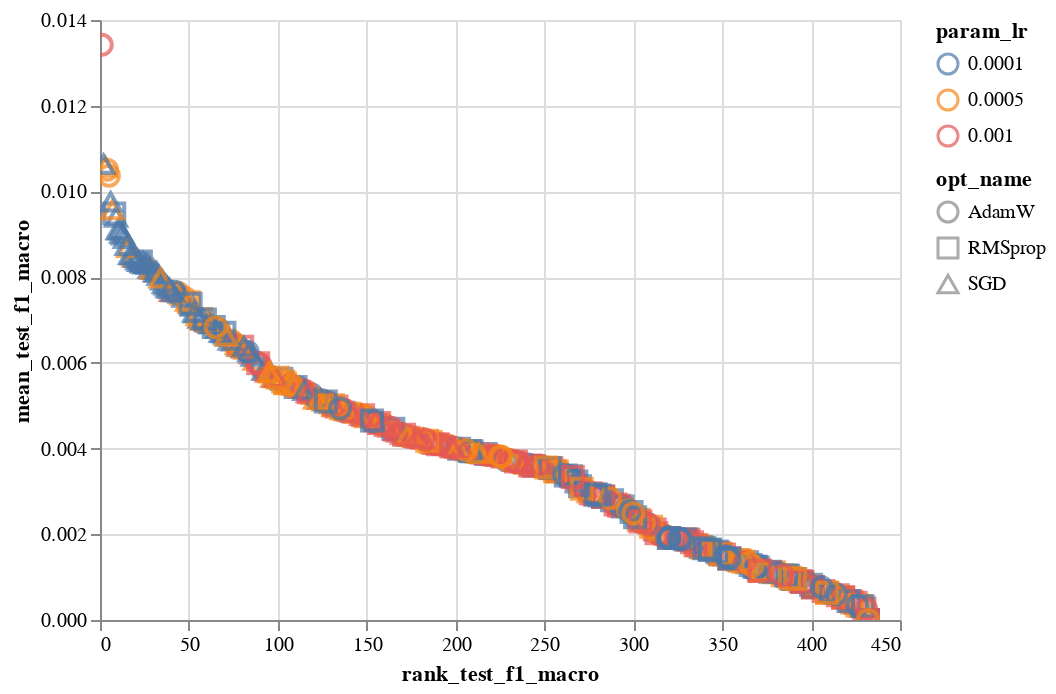

Notebook code cell kept with this figure:
### Code cell
alt.Chart(sm_res_df).mark_point(size=100).encode(
    x='rank_test_f1_macro:Q',
    y='mean_test_f1_macro:Q',
    #color=alt.Color('param_lr:Q',scale=alt.Scale(type='log',scheme='viridis')),
    color=alt.Color('param_lr:N',scale=alt.Scale(scheme='tableau10')),
    shape="opt_name:N",
    tooltip=["rank_test_f1_macro:Q","mean_test_f1_macro:Q","param_module__num_filters2:N","param_module__num_filters1:N","param_module__kernel_size2:N","param_module__kernel_size1:N","param_lr:N","param_module__fc_node_num1:N","opt_name:N"]
    
).interactive()

### Figure 1 — Vega-Lite specification as saved in the notebook (floating-point values rounded to 4 significant figures; data arrays with more than 128 entries replaced by an {"elided": "..."} marker saying what was removed)
{"config": {"view": {"continuousWidth": 400, "continuousHeight": 300}}, "data": {"name": "data-b549f45f709b5de3844150f4087ccd75"}, "mark": {"type": "point", "size": 100}, "encoding": {"color": {"type": "nominal", "field": "param_lr", "scale": {"scheme": "tableau10"}}, "shape": {"type": "nominal", "field": "opt_name"}, "tooltip": [{"type": "quantitative", "field": "rank_test_f1_macro"}, {"type": "quantitative", "field": "mean_test_f1_macro"}, {"type": "nominal", "field": "param_module__num_filters2"}, {"type": "nominal", "field": "param_module__num_filters1"}, {"type": "nominal", "field": "param_module__kernel_size2"}, {"type": "nominal", "field": "param_module__kernel_size1"}, {"type": "nominal", "field": "param_lr"}, {"type": "nominal", "field": "param_module__fc_node_num1"}, {"type": "nominal", "field": "opt_name"}], "x": {"type": "quantitative", "field": "rank_test_f1_macro"}, "y": {"type": "quantitative", "field": "mean_test_f1_macro"}}, "selection": {"selector001": {"type": "interval", "bind": "scales", "encodings": ["x", "y"]}}, "$schema": "https://vega.github.io/schema/vega-lite/v4.8.1.json", "datasets": {"data-b549f45f709b5de3844150f4087ccd75": {"elided": "500 records"}}}
